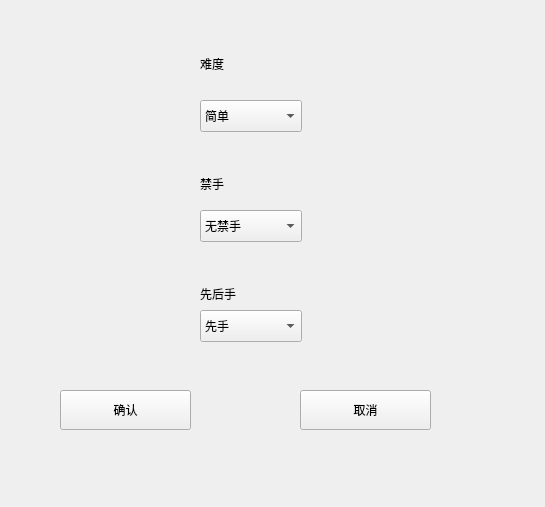
<?xml version="1.0" encoding="UTF-8"?>
<ui version="4.0">
 <class>openpvehouse</class>
 <widget class="QWidget" name="openpvehouse">
  <property name="geometry">
   <rect>
    <x>0</x>
    <y>0</y>
    <width>545</width>
    <height>507</height>
   </rect>
  </property>
  <property name="font">
   <font>
    <family>Microsoft YaHei</family>
   </font>
  </property>
  <property name="windowTitle">
   <string>选项</string>
  </property>
  <widget class="QLabel" name="label">
   <property name="geometry">
    <rect>
     <x>200</x>
     <y>50</y>
     <width>95</width>
     <height>27</height>
    </rect>
   </property>
   <property name="text">
    <string>难度</string>
   </property>
  </widget>
  <widget class="QLabel" name="label_2">
   <property name="geometry">
    <rect>
     <x>200</x>
     <y>170</y>
     <width>95</width>
     <height>27</height>
    </rect>
   </property>
   <property name="text">
    <string>禁手</string>
   </property>
  </widget>
  <widget class="QLabel" name="label_3">
   <property name="geometry">
    <rect>
     <x>200</x>
     <y>280</y>
     <width>95</width>
     <height>27</height>
    </rect>
   </property>
   <property name="text">
    <string>先后手</string>
   </property>
  </widget>
  <widget class="QPushButton" name="okpushButton">
   <property name="geometry">
    <rect>
     <x>60</x>
     <y>390</y>
     <width>131</width>
     <height>40</height>
    </rect>
   </property>
   <property name="text">
    <string>确认</string>
   </property>
  </widget>
  <widget class="QPushButton" name="cancelpushButton">
   <property name="geometry">
    <rect>
     <x>300</x>
     <y>390</y>
     <width>131</width>
     <height>40</height>
    </rect>
   </property>
   <property name="text">
    <string>取消</string>
   </property>
  </widget>
  <widget class="QComboBox" name="hardcomboBox">
   <property name="geometry">
    <rect>
     <x>200</x>
     <y>100</y>
     <width>102</width>
     <height>32</height>
    </rect>
   </property>
   <item>
    <property name="text">
     <string>简单</string>
    </property>
   </item>
   <item>
    <property name="text">
     <string>困难</string>
    </property>
   </item>
  </widget>
  <widget class="QComboBox" name="forbiddencomboBox">
   <property name="geometry">
    <rect>
     <x>200</x>
     <y>210</y>
     <width>102</width>
     <height>32</height>
    </rect>
   </property>
   <item>
    <property name="text">
     <string>无禁手</string>
    </property>
   </item>
   <item>
    <property name="text">
     <string>有禁手</string>
    </property>
   </item>
  </widget>
  <widget class="QComboBox" name="colorcomboBox">
   <property name="geometry">
    <rect>
     <x>200</x>
     <y>310</y>
     <width>102</width>
     <height>32</height>
    </rect>
   </property>
   <item>
    <property name="text">
     <string>先手</string>
    </property>
   </item>
   <item>
    <property name="text">
     <string>后手</string>
    </property>
   </item>
   <item>
    <property name="text">
     <string>随机</string>
    </property>
   </item>
  </widget>
 </widget>
 <resources/>
 <connections/>
</ui>
